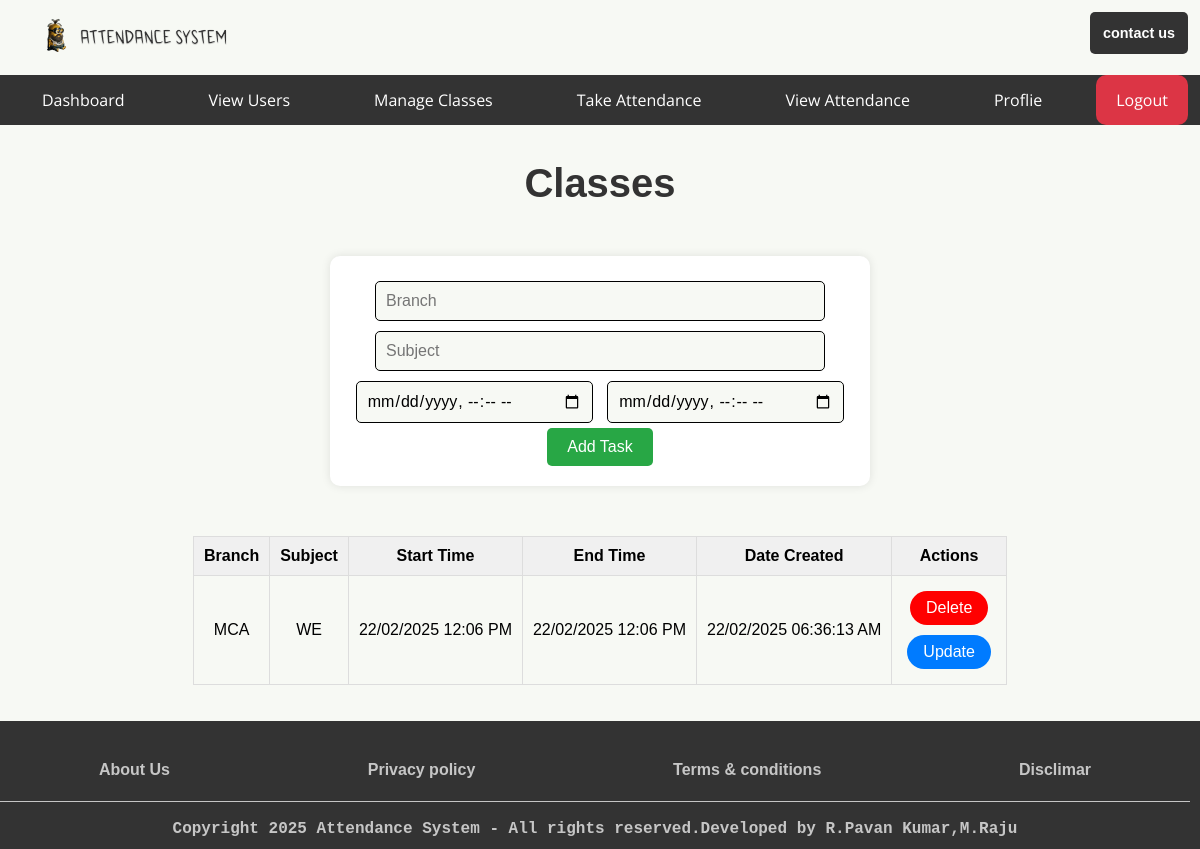
Page /teacher/manage_classes (signed in) on the earlier database version.
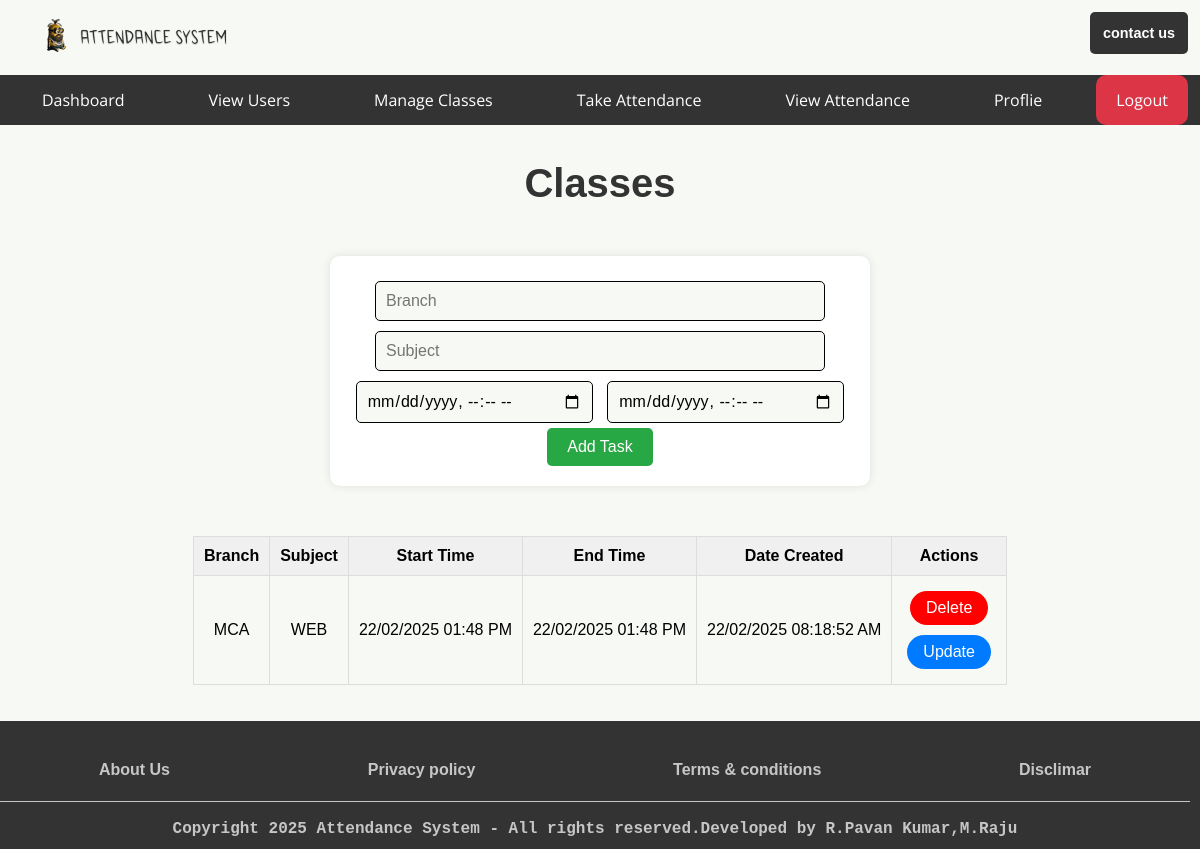
Same page on the later database version.
### app.py (models this page shows, shortened)
class SubjectsClasses(db.Model):  # Renamed to SubjectsClasses
    id = db.Column(db.Integer, primary_key=True)
    Branch = db.Column(db.String(200), nullable=False)
    Subject = db.Column(db.String(200), nullable=False)
    Start_Time = db.Column(db.DateTime, nullable=False)
    End_Time = db.Column(db.DateTime, nullable=False)
    date_created = db.Column(db.DateTime, default=datetime.utcnow)
    completed = db.Column(db.Integer, default=0)

### app.py (the view)
@app.route('/teacher/manage_classes', methods=['GET', 'POST'])
@role_required(['admin', 'teacher'])  # Allow both admin and teacher roles
def manage_classes():
    if request.method == "POST":
        branch = request.form['branch']
        subject = request.form['subject']
        start_time_str = request.form['start_time']
        end_time_str = request.form['end_time']
        if not start_time_str or not end_time_str:
            return "Error: Start Time and End Time are required fields", 400
        try:
            start_time = datetime.strptime(start_time_str, "%Y-%m-%dT%H:%M")
            end_time = datetime.strptime(end_time_str, "%Y-%m-%dT%H:%M")
        except ValueError:
            return "Error: Invalid date format. Please use YYYY-MM-DDTHH:MM format", 400
        new_task = SubjectsClasses(Branch=branch, Subject=subject, Start_Time=start_time, End_Time=end_time)
        try:
            db.session.add(new_task)
            db.session.commit()
            return redirect("/teacher/manage_classes")
        except Exception as e:
            print(f"Error: {e}")
            return f'Error: {e}'
    else:
        subjects = SubjectsClasses.query.filter(SubjectsClasses.Start_Time != None, SubjectsClasses.End_Time != None).order_by(SubjectsClasses.date_created).all()
        return render_template('auth/dashboards/teacher/manage_classes.html', subjects=subjects)

### app.py (called while the page is built)
def role_required(roles):
    if not isinstance(roles, list):
        roles = [roles]  # Ensure roles is a list
    def decorator(func):
        @wraps(func)
        def wrapper(*args, **kwargs):
            if 'username' not in session:
                return redirect(url_for('login'))
            user = User.query.filter_by(username=session['username']).first()
            if user.role not in roles:  # Check if the user's role is in the allowed roles list
                return redirect(url_for('index'))  # Redirect to the home page if unauthorized
            return func(*args, **kwargs)
        return wrapper
    return decorator

### templates/auth/dashboards/teacher/manage_classes.html (shortened to what this page needs)
{% extends 'base/base_teacher.html' %}
{% block body %}
<main>
            <h1>Classes</h1>
            <div class="div-sec">
            <form action="{{ url_for('manage_classes') }}" id="form-sec" method="POST">
                <input type="text" name="branch" id="text-sec" placeholder="Branch" required />
                <input type="text" name="subject" id="text-sec" placeholder="Subject" required />
                <input type="datetime-local" name="start_time" id="start_time" required />
                <input type="datetime-local" name="end_time" id="end_time" required />
                <input type="submit" value="Add Task" id="add_btn" />
            </form>
        </div>
            {% if subjects|length < 1 %}
                <h4>There are no Classes... create one below</h4>
            {% else %}
            <div style="overflow-x: auto; max-width: 100%;">
                <table>
                    <tr>
                        <th>Branch</th>
                        <th>Subject</th>
                        <th>Start Time</th>
                        <th>End Time</th>
                        <th>Date Created</th>
                        <th>Actions</th>
                    </tr>
                    {% for task in subjects %}
                        <tr>
                            <td>{{ task.Branch }}</td>
                            <td>{{ task.Subject }}</td>
                            <td>{{ task.Start_Time.strftime("%d/%m/%Y %I:%M %p") }}</td>
                            <td>{{ task.End_Time.strftime("%d/%m/%Y %I:%M %p") }}</td>
                            <td>{{ task.date_created.strftime("%d/%m/%Y %I:%M:%S %p") }}</td>
                            <td>
                                <a href="/delete/{{ task.id }}" class="delete" onclick="return confirm('Are you sure you want to delete this class?')">Delete</a>
                                <br />
                                <a href="/update/{{ task.id }}" id="update">Update</a>
                            </td>
                        </tr>
                    {% endfor %}
                </table>
            </div>
            {% endif %}
</main>
{% endblock body %}

### templates/base/base_teacher.html (shortened to what this page needs)
<!DOCTYPE html>
<html lang="en">
<head>
    <link href="{{ url_for('static', filename='styles/index.css') }}" rel="stylesheet">
</head>
<body>
    <div class="container">
        <header>
            <div>
                <img class="figure" src="{{ url_for('static', filename='assets/images/logo/attendance-system-high-resolution-logo-transparent.png') }}" alt="Attendance System logo" title="logo" />
            </div>
            <div class="addbtn">
               <a href="{{ url_for('contact') }}">contact us</a>
            </div>
        </header>
        <nav>
            <ul>
                <li class="hideOnMobile"><a href="/">Dashboard</a></li>
                <li class="hideOnMobile"><a href="{{ url_for('view_users') }}">View Users</a></li>
                <li class="hideOnMobile"><a href="{{ url_for('manage_classes') }}">Manage Classes</a></li>
                <li class="hideOnMobile"><a href="{{ url_for('maintenance') }}">Take Attendance</a></li>
                <li class="hideOnMobile"><a href="{{ url_for('maintenance') }}">View Attendance</a></li>
                <li class="hideOnMobile"><a href="{{ url_for('maintenance') }}">Proflie</a></li>
                <li class="hideOnMobile"><a href="{{ url_for('logout') }}" class="logout">Logout</a></li>
            </ul>
        </nav>
{% block body %}{% endblock body %}
        <footer>
            {% block footer %}
            <div id="footm">
            <ul>
                <li><a href="{{ url_for('maintenance') }}">About Us</a></li>
                <li><a href="{{ url_for('maintenance') }}">Privacy policy</a></li>
                <li><a href="{{ url_for('maintenance') }}">Terms & conditions</a></li>
                <li><a href="{{ url_for('maintenance') }}">Disclimar</a></li>
            </ul>
            </div>
            <div class="footcopy"><hr/><br/><strong>Copyright 2025 Attendance System - All rights reserved.Developed by R.Pavan Kumar,M.Raju</strong></div>
            {% endblock footer %}
        </footer>
    </div>
</body>
</html>

### static/styles/index.css (style rules this page uses)
* { background: #f7f9f4; font-family: 'Arial', sans-serif; margin: 0; padding: 0; box-sizing: border-box; font-size: 1rem; text-decoration: none; }
.container { display: flex; flex-wrap: wrap; }
header { display: flex; width: 100%; padding: 1%; align-items: space-evenly; justify-content: space-between; }
header .figure { min-width: 50px; max-width: 250px; min-height: 90%; display: inline-block; }
.addbtn a { background: #333; color: #fff; font-family: sans-serif; font-size: 0.9rem; font-weight: bold; border-radius: 5px; padding: 13px 13px; min-width: 10%; min-height: 10px; max-height: 40px; text-align: center; line-height: 3; }
nav { background: #333; width: 100%; position: sticky; top: 0px; z-index: 1; }
nav ul { width: 100%; list-style: none; display: flex; align-items: center; justify-content: space-around; background: transparent; }
nav ul li { background: transparent; height: 50px; }
nav ul li a { text-decoration: none; font-family: 'Open Sans', sans-serif; background: transparent; color: #ffffff; padding: 0 30px; height: 100%; display: flex; align-items: center; }
a { background: transparent; }
main { display: flex; justify-content: start; align-items: center; flex-direction: column; padding: 3% 0; width: 100%; min-height: 60vh; }
footer { background: #333; width: 100%; display: flex; align-items: space-around; justify-content: space-around; flex-wrap: wrap; padding: 5vh 10px 0 0; color: #ffffff; }
#footm { width: 100%; }
#footm ul { list-style:none; width:100%; display: flex; align-items: space-around; justify-content: space-around; flex-wrap: wrap; }
#footm ul li { list-style: none; font-size: 0.9em; color: #fffFFFB8; font-weight: bold; margin-bottom: 10px; }
#footm ul li a { color: #fffFFFB8; }
footer div, footer ul, footer ul li { background: transparent; }
.footcopy hr { color: #fffFFFB8; height: 1px; border-width: 0; background-color: #fffFFFB8; }
.footcopy, strong { all:unset; width: 100%; text-align: center; margin: 1% 0; font-family: 'Courier New', Courier, monospace; font-weight: bold; background: transparent; color: #fffFFFB8; }
a { text-decoration: none; }
a.logout { background-color: #dc3545; border-color: #dc3545; color: #fff; border-radius: 10px; padding: 10px 20px ; font-size: 16px; text-decoration: none; cursor: pointer; }
form { width: 300px; max-width: 500px; margin: 40px auto; padding: 20px; border: 1px solid #ddd; border-radius: 10px; box-shadow: 0 0 10px rgba(0, 0, 0, 0.1); }
input[type="email"], input[type="password"], input[type="text"] { width: 90%; padding: 10px; margin-bottom: 20px; border: 1px solid #ccc; }
input[type="submit"] { background-color: #333; color: #fff; padding: 10px 20px; border: none; border-radius: 5px; cursor: pointer; }
table { margin: 0 auto; border-collapse: collapse; border-spacing: 0; width: 100%; border: 1px solid #ddd; }
th, td { border: 1px solid #ddd; padding: 10px; text-align: center; }
th { background-color: #f0f0f0; }
h1 { text-align: center; font-size: 2.5rem; color: #333; }
.div-sec { overflow-x: auto; max-width: 100%; margin: 50px auto; padding: 20px; background-color: #fff; border-radius: 10px; -webkit-box-shadow: 0 0 10px rgba(0, 0, 0, 0.1); box-shadow: 0 0 10px rgba(0, 0, 0, 0.1); text-align: center; }
#form-sec { width: auto; max-width: auto; margin: 0 auto; padding: 0 0 0 0; border: none; border-radius: none; box-shadow: none; display: flex; background-color: #ffffff; display: block; margin-top: 0em; unicode-bidi: isolate; }
#text-sec { padding: 10px; margin: 5px; border: solid 1px; border-radius: 5px; }
input[type="datetime-local"] { padding: 10px; margin: 5px; border: solid 1px; border-radius: 5px; }
#add_btn { background-color: #28a745; color: #fff; cursor: pointer; }
#update { display: inline-block; padding: 8px 16px; margin: 5px; border-radius: 20px; background-color: #007bff; color: #fff; text-decoration: none; -webkit-transition: background-color 0.3s ease; transition: background-color 0.3s ease; }
.delete { display: inline-block; padding: 8px 16px; margin: 5px; border-radius: 20px; background-color: #ff0000; color: #fff; text-decoration: none; -webkit-transition: background-color 0.3s ease; transition: background-color 0.3s ease; }

Differences in the rows shown:
changed SubjectsClasses "MCA": Subject "WE" → "WEB"; Start_Time "22/02/2025 12:06 PM" → "22/02/2025 01:48 PM"; End_Time "22/02/2025 12:06 PM" → "22/02/2025 01:48 PM"; date_created "22/02/2025 06:36:13 AM" → "22/02/2025 08:18:52 AM"
